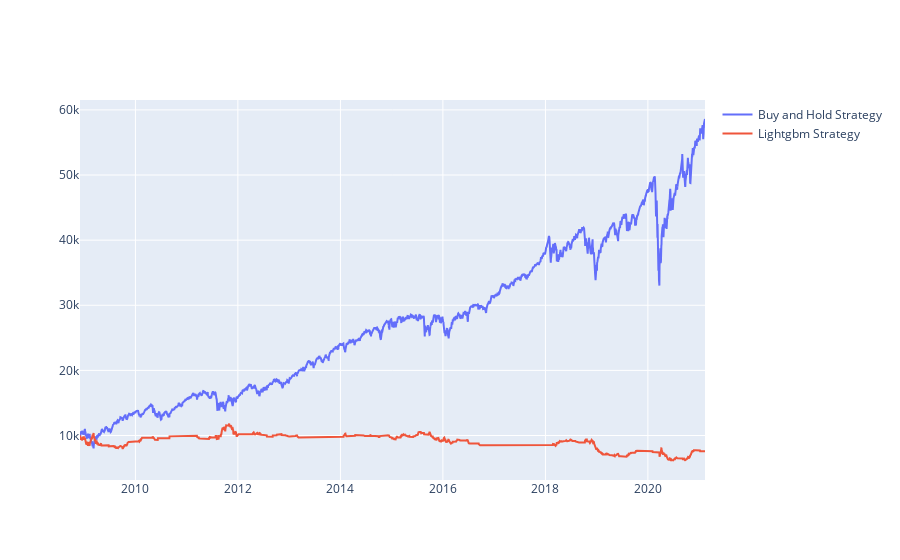

Notebook code cell kept with this figure:
### Code cell
# show simulated trading vs buy and hold as benchmark
buy_and_hold_result = eval_buy_and_hold(prediction_results, data)
strategy_result = eval_strategy(prediction_results, data)
print('Max Drawdown:')
print('  - Buy and Hold:', str(round(100*min(buy_and_hold_result.draw_down),2))+'%')
print('  - LGB Strategy:', str(round(100*min(strategy_result.draw_down),2))+'%')
print('  - Longs:', sum(strategy_result.actions=='long'))
print('  - Shorts:', sum(strategy_result.actions=='short'))
print('  - Liquidate:', sum(strategy_result.actions=='liquidate'))

#align index number
strategy_result.index = prediction_results.index
buy_and_hold_result.index = prediction_results.index
#insert based on index number
def plot_result(data, benchmark, strategy):
    data = data[:] # making a copy so original data isn't altered.
    data.insert(1,'BNH_Strategy', benchmark.ending_balance)
    data.insert(1,'LGB_Strategy', strategy.ending_balance)
    data.insert(1,'LGB_Ending_Balance_Percent_Change', strategy.ending_balance_percent_change)
    
    fig = go.Figure()
    fig.add_trace(go.Scatter(x=data.date[data.BNH_Strategy.notnull()], y=data.BNH_Strategy[data.BNH_Strategy.notnull()], mode='lines', name='Buy and Hold Strategy'))
    fig.add_trace(go.Scatter(x=data.date[data.BNH_Strategy.notnull()], y=data.LGB_Strategy[data.BNH_Strategy.notnull()], mode='lines', name='Lightgbm Strategy'))
    fig.show()
    return data
trading_data = plot_result(data, buy_and_hold_result, strategy_result)

### Figure 1 — Plotly figure (JSON) as saved in the notebook; plotly's stock layout.template omitted (floating-point values rounded to 4 significant figures; data arrays with more than 128 entries replaced by an {"elided": "..."} marker saying what was removed)
{"data": [{"mode": "lines", "name": "Buy and Hold Strategy", "type": "scatter", "x": {"elided": "3070 str values"}, "y": {"elided": "3070 float values"}}, {"mode": "lines", "name": "Lightgbm Strategy", "type": "scatter", "x": {"elided": "3070 str values"}, "y": {"elided": "3070 float values"}}], "layout": {}}
